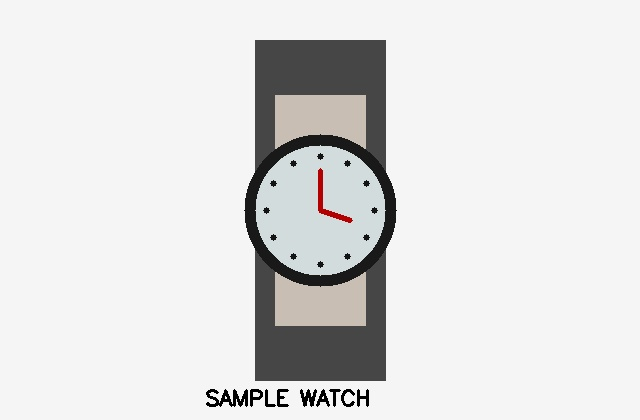
#> input picture Computer Vision lab expeiments/Experiment_36/input/input_image.jpg, 640 x 420 px
$ python program.py
#> lines starting #> are read from the running program, lines starting #| are printed output that depends on the picture; after the words box and inside, x2 and y2 are one past the last pixel; in counts of white or black regions, pixels touching at a corner belong together
import cv2, numpy as np
img=cv2.imread("input/input_image.jpg")
#> img is the input picture: shape (420, 640, 3); mean B, G, R 223.4, 223.7, 223.8
hsv=cv2.cvtColor(img,cv2.COLOR_BGR2HSV)
#> hsv: shape (420, 640, 3); mean H, S, V 6.1, 2.1, 224.3
# Background is defined here as low-saturation, high-value pixels.
bg=cv2.inRange(hsv,np.array([0,0,190]),np.array([180,70,255]))
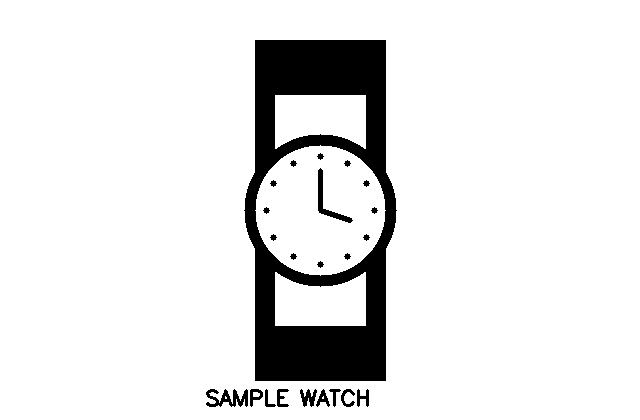
#> bg: shape (420, 640); 90.2% white; 23 black regions, largest, box (x1, y1, x2, y2) and area: (244, 40, 397, 381) 24406, (206, 389, 248, 407) 403, (318, 168, 353, 223) 382
foreground=cv2.bitwise_and(img,img,mask=cv2.bitwise_not(bg))
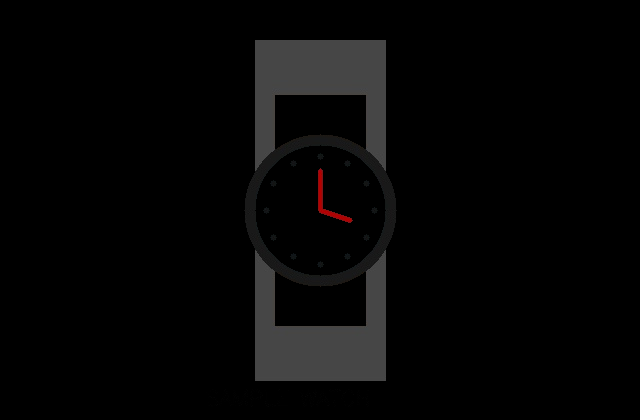
#> foreground: shape (420, 640, 3); mean B, G, R 5.6, 5.6, 5.8
cv2.imwrite("output/background_mask.jpg",bg)
cv2.imwrite("output/background_subtracted.jpg",foreground)
print("Background colour range: low saturation, value 190-255")
